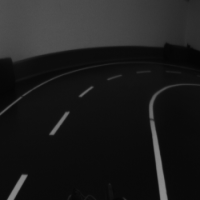
#> input picture saliency/im_211017_206746.640625_1515_1570.png, 200 x 200 px
$ python noise_generator.py
#> lines starting #> are read from the running program, lines starting #| are printed output that depends on the picture
#> in main, image is the input picture: shape (200, 200, 3); min 3, max 142, mean 29
### Code/utilities.py
# -*- coding: utf-8 -*-
"""
Created on Wed Oct 10 13:36:56 2018

@author: RR
"""


import os
import numpy as np
import json
import cv2
import tensorflow as tf


from keras import backend as K
from keras.preprocessing.image import Iterator
from keras.preprocessing.image import ImageDataGenerator
from keras.utils.generic_utils import Progbar
from keras.models import model_from_json

from Code import constants
from Code.preprocessing import noise_generator


# [67 lines left out: functions modelToJson, jsonToModel, write_to_file, hard_mining_mse, not called in this run]


#############EIGENE FUKTIONEN#####################################

class CaroloDataGenerator(ImageDataGenerator):
    """
    Generate minibatches of images and labels with real-time augmentation.

    """
    # [8 lines left out: function flow_from_directory, not called in this run]


class CaroloDataIterator(Iterator):
    """
    Class for managing data loading.of images and labels

       directory: Path to the root directory to read data from.
       image_data_generator: Image Generator.
       target_size: tuple of integers, dimensions to resize input images to.
       crop_size: tuple of integers, dimensions to crop input images.
       color_mode: One of `"rgb"`, `"grayscale"`. Color mode to read images.
       batch_size: The desired batch size
       shuffle: Whether to shuffle data or not
       seed : numpy seed to shuffle data
       follow_links: Bool, whether to follow symbolic links or not

    """
    # [323 lines left out: functions __init__, _load_carolo_data, create_file_dict, create_steering_dict, next, _get_batches_of_transformed_samples and 5 more, not called in this run]


def adjust_brightness(image, brightness_value):

    return np.where((255 - image) < brightness_value, 255, image+brightness_value)


# [54 lines left out: functions switch_sign, crop_image_height, crop_image_width, central_image_crop, not called in this run]


def histogram_equalization(img, algorithm="normal"):
    """
    Normalises histogram of Image img.

    Two possible algorithms : "normal","clahe"

    """
#> called with algorithm = 'normal'

    if algorithm == "normal":
        equ = cv2.equalizeHist(img)
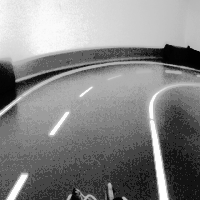
#> equ: shape (200, 200); min 0, max 255, mean 134.3
    elif algorithm == "clahe":
        clahe = cv2.createCLAHE()
        equ = clahe.apply(img)

    return equ

### Code/preprocessing/noise_generator.py
# -*- coding: utf-8 -*-
"""
Created on Thu Mar 28 15:57:12 2019

@author: Jan Robert Rösler
"""


"""
image : ndarray
    Input image data. Will be converted to float.
mode : str
    One of the following strings, selecting the type of noise to add:

    'gauss'     Gaussian-distributed additive noise.
    'poisson'   Poisson-distributed noise generated from the data.
    's&p'       Replaces random pixels with 0 or 1.
    'speckle'   Multiplicative noise using out = image + n*image,where
                n is uniform noise with specified mean & variance.
"""

import numpy as np
import os
import cv2
from Code import utilities
from random import randint


# [60 lines left out: functions noisy, generate_random_noise, main, not called in this run]

if __name__ == "__main__":
    main()
#> in noisy, `noisy = image + gauss`:
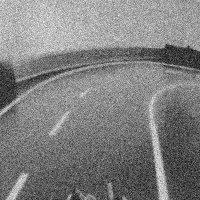
#> noisy: shape (200, 200, 1) float64; min -0.417, max 1.46, mean 0.526; drawn with min black and max white
#> in noisy, `return np.clip(noisy, 0, 1)`:
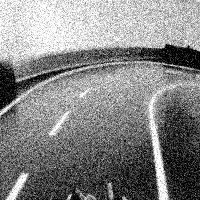
#> returned value: shape (200, 200, 1) float64; min 0, max 1, mean 0.525
#> call 3 of noisy, with noise_typ = 'speckle'
#> in noisy (call 3), `noisy = image + image * gauss`:
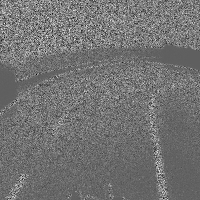
#> noisy: shape (200, 200, 1) float64; min -2.54, max 4.25, mean 0.526; drawn with min black and max white
#> in noisy (call 3), `return np.clip(noisy, 0, 1)`:
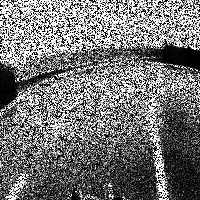
#> returned value: shape (200, 200, 1) float64; min 0, max 1, mean 0.462

$ run again, with saliency/im_206194_173679.812500_1288_1570.png copied over saliency/im_211017_206746.640625_1515_1570.png
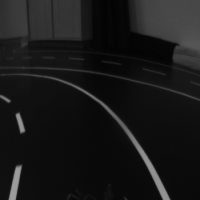
#> input picture saliency/im_206194_173679.812500_1288_1570.png, 200 x 200 px
#> in main, image is the input picture: shape (200, 200, 3); min 3, max 157, mean 24.2
#> in noisy (call 3), `noisy = image + image * gauss`:
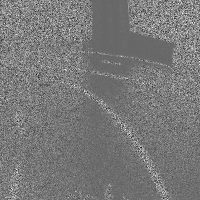
#> noisy: shape (200, 200, 1) float64; min -3.05, max 4.46, mean 0.518; drawn with min black and max white
#> in noisy (call 3), `return np.clip(noisy, 0, 1)`:
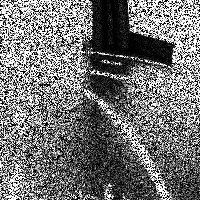
#> returned value: shape (200, 200, 1) float64; min 0, max 1, mean 0.455

$ run again, with saliency/im_240627_217113.890625_1544_1570.png copied over saliency/im_211017_206746.640625_1515_1570.png
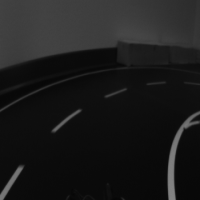
#> input picture saliency/im_240627_217113.890625_1544_1570.png, 200 x 200 px
#> in main, image is the input picture: shape (200, 200, 3); min 5, max 133, mean 27.9
#> in noisy (call 3), `noisy = image + image * gauss`:
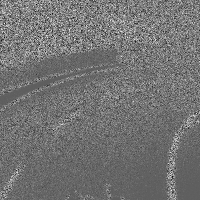
#> noisy: shape (200, 200, 1) float64; min -2.44, max 4.12, mean 0.529; drawn with min black and max white
#> in noisy (call 3), `return np.clip(noisy, 0, 1)`:
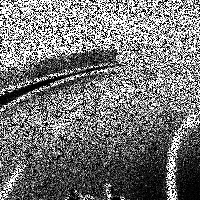
#> returned value: shape (200, 200, 1) float64; min 0, max 1, mean 0.464
